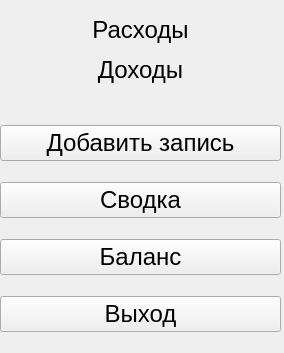
<?xml version="1.0" encoding="UTF-8"?>
<ui version="4.0">
 <class>MainWindow</class>
 <widget class="QMainWindow" name="MainWindow">
  <property name="geometry">
   <rect>
    <x>0</x>
    <y>0</y>
    <width>284</width>
    <height>353</height>
   </rect>
  </property>
  <property name="windowTitle">
   <string>Главная</string>
  </property>
  <widget class="QWidget" name="centralwidget">
   <widget class="QWidget" name="verticalLayoutWidget">
    <property name="geometry">
     <rect>
      <x>0</x>
      <y>110</y>
      <width>281</width>
      <height>241</height>
     </rect>
    </property>
    <layout class="QVBoxLayout" name="verticalLayout">
     <item>
      <widget class="QPushButton" name="btn_add_new">
       <property name="font">
        <font>
         <pointsize>18</pointsize>
        </font>
       </property>
       <property name="text">
        <string>Добавить запись</string>
       </property>
      </widget>
     </item>
     <item>
      <widget class="QPushButton" name="btn_result">
       <property name="font">
        <font>
         <pointsize>18</pointsize>
        </font>
       </property>
       <property name="text">
        <string>Сводка</string>
       </property>
      </widget>
     </item>
     <item>
      <widget class="QPushButton" name="btn_result_2">
       <property name="font">
        <font>
         <pointsize>18</pointsize>
        </font>
       </property>
       <property name="text">
        <string>Баланс</string>
       </property>
      </widget>
     </item>
     <item>
      <widget class="QPushButton" name="btn_exit">
       <property name="font">
        <font>
         <pointsize>18</pointsize>
        </font>
       </property>
       <property name="text">
        <string>Выход</string>
       </property>
      </widget>
     </item>
    </layout>
   </widget>
   <widget class="QLabel" name="label">
    <property name="geometry">
     <rect>
      <x>0</x>
      <y>0</y>
      <width>281</width>
      <height>101</height>
     </rect>
    </property>
    <property name="text">
     <string>&lt;html&gt;&lt;head/&gt;&lt;body&gt;&lt;p align=&quot;center&quot;&gt;&lt;span style=&quot; font-size:18pt;&quot;&gt;Расходы&lt;/span&gt;&lt;/p&gt;&lt;p align=&quot;center&quot;&gt;&lt;span style=&quot; font-size:18pt;&quot;&gt;Доходы&lt;/span&gt;&lt;/p&gt;&lt;/body&gt;&lt;/html&gt;</string>
    </property>
   </widget>
  </widget>
 </widget>
 <resources/>
 <connections/>
</ui>
